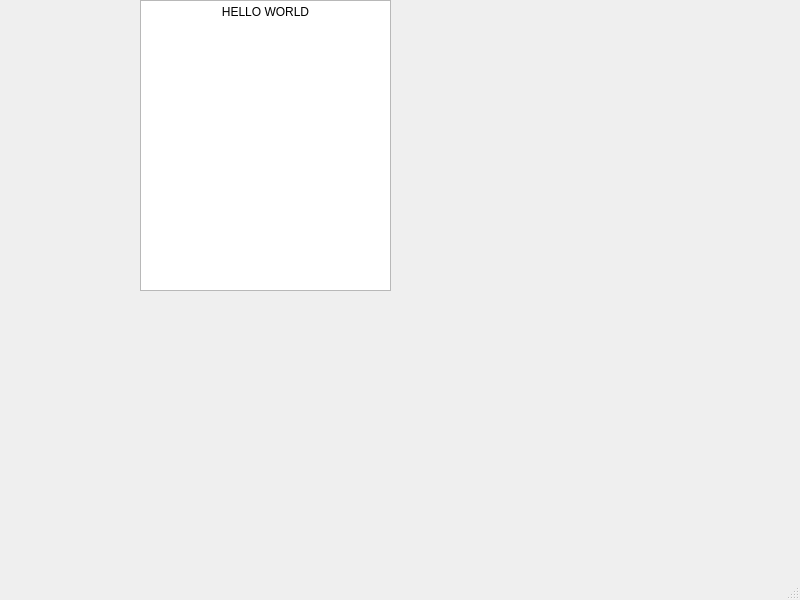
<?xml version="1.0" encoding="UTF-8"?>
<ui version="4.0">
 <class>ex7</class>
 <widget class="QMainWindow" name="ex7">
  <property name="geometry">
   <rect>
    <x>0</x>
    <y>0</y>
    <width>800</width>
    <height>600</height>
   </rect>
  </property>
  <property name="windowTitle">
   <string>ex7</string>
  </property>
  <widget class="QWidget" name="centralwidget">
   <widget class="QTextEdit" name="textEdit">
    <property name="geometry">
     <rect>
      <x>140</x>
      <y>0</y>
      <width>251</width>
      <height>291</height>
     </rect>
    </property>
    <property name="html">
     <string>&lt;!DOCTYPE HTML PUBLIC &quot;-//W3C//DTD HTML 4.0//EN&quot; &quot;http://www.w3.org/TR/REC-html40/strict.dtd&quot;&gt;
&lt;html&gt;&lt;head&gt;&lt;meta name=&quot;qrichtext&quot; content=&quot;1&quot; /&gt;&lt;meta charset=&quot;utf-8&quot; /&gt;&lt;style type=&quot;text/css&quot;&gt;
p, li { white-space: pre-wrap; }
hr { height: 1px; border-width: 0; }
li.unchecked::marker { content: &quot;\2610&quot;; }
li.checked::marker { content: &quot;\2612&quot;; }
&lt;/style&gt;&lt;/head&gt;&lt;body style=&quot; font-family:'Segoe UI'; font-size:9pt; font-weight:400; font-style:normal;&quot;&gt;
&lt;p align=&quot;center&quot; style=&quot; margin-top:0px; margin-bottom:0px; margin-left:0px; margin-right:0px; -qt-block-indent:0; text-indent:0px;&quot;&gt;HELLO WORLD&lt;/p&gt;&lt;/body&gt;&lt;/html&gt;</string>
    </property>
   </widget>
  </widget>
  <widget class="QMenuBar" name="menubar">
   <property name="geometry">
    <rect>
     <x>0</x>
     <y>0</y>
     <width>800</width>
     <height>22</height>
    </rect>
   </property>
  </widget>
  <widget class="QStatusBar" name="statusbar"/>
 </widget>
 <resources/>
 <connections/>
</ui>
